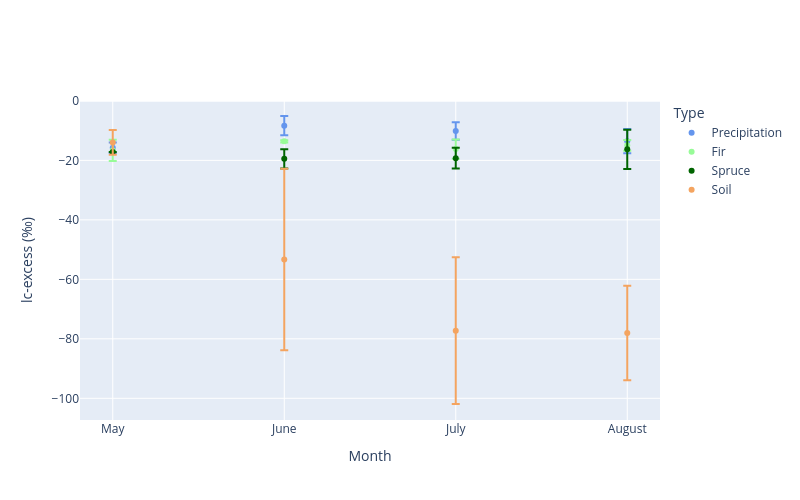
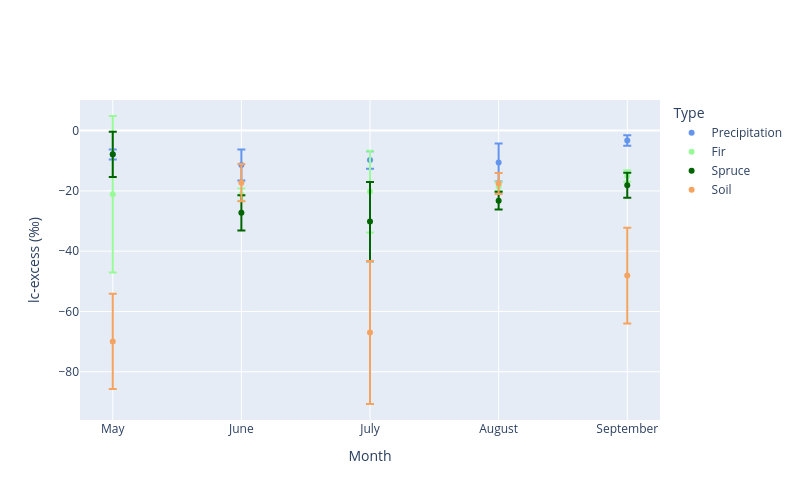

Notebook source saved alongside these figures, in order:
### Code cell
# Calculate lc-excess for each sample using the regional LMWL: δ²H = 7.48 × δ¹⁸O - 3.70
df_2021['lc-excess'] = df_2021['Delta 2H (‰)'] - (7.48 * df_2021['Delta 18O (‰)'] + 3.70)
df_2022['lc-excess'] = df_2022['Delta 2H (‰)'] - (7.48 * df_2022['Delta 18O (‰)'] + 3.70)

# Combine dataframes for analysis
df_all = pd.concat([df_2021, df_2022], ignore_index=True)

# Extract year and month for grouping
df_all['Year'] = df_all['Date'].dt.year
df_all['Month'] = df_all['Date'].dt.strftime('%m')

# Group by Year, Month, and Type, calculate mean and std of lc-excess
lc_excess_stats = df_all.groupby(['Year', 'Month', 'Type'])['lc-excess'].agg(['mean', 'std']).reset_index()

# Create separate figures for each year
for year in [2021, 2022]:
    year_data = lc_excess_stats[lc_excess_stats['Year'] == year]
    
    # Exclude October (month '10') for 2022
    if year == 2022:
        year_data = year_data[year_data['Month'] != '10']
    
    # Pivot data for plotting (columns: types, index: months)
    pivot_mean = year_data.pivot(index='Month', columns='Type', values='mean')
    pivot_std = year_data.pivot(index='Month', columns='Type', values='std').fillna(0)  # Fill NaN std with 0 for single samples
    
    # Create a Plotly figure for the current year
    fig = go.Figure()
    
    # Add traces for each type with markers and error bars, using specified colors
    if 'Water' in pivot_mean.columns:
        fig.add_trace(go.Scatter(
            x=pivot_mean.index, 
            y=pivot_mean['Water'], 
            mode='markers', 
            name='Precipitation',
            error_y=dict(type='data', array=pivot_std['Water'], visible=True),
            marker_color='cornflowerblue'
        ))
    if 'Fir' in pivot_mean.columns:
        fig.add_trace(go.Scatter(
            x=pivot_mean.index, 
            y=pivot_mean['Fir'], 
            mode='markers', 
            name='Fir',
            error_y=dict(type='data', array=pivot_std['Fir'], visible=True),
            marker_color='palegreen'
        ))
    if 'Spruce' in pivot_mean.columns:
        fig.add_trace(go.Scatter(
            x=pivot_mean.index, 
            y=pivot_mean['Spruce'], 
            mode='markers', 
            name='Spruce',
            error_y=dict(type='data', array=pivot_std['Spruce'], visible=True),
            marker_color='darkgreen'
        ))
    if 'Soil' in pivot_mean.columns:
        fig.add_trace(go.Scatter(
            x=pivot_mean.index, 
            y=pivot_mean['Soil'], 
            mode='markers', 
            name='Soil',
            error_y=dict(type='data', array=pivot_std['Soil'], visible=True),
            marker_color='#F4A460'  # Apricot orange approximation
        ))
    
    # Update layout for the current year with month names
    fig.update_layout(
        xaxis=dict(
            tickmode='array',
            tickvals=['05', '06', '07', '08', '09'],
            ticktext=['May', 'June', 'July', 'August', 'September']
        ),
        xaxis_title='Month',
        yaxis_title='lc-excess (‰)',
        legend_title='Type',
        height=500,
        width=800
    )
    
    # Show plot for the current year
    fig.show()
    path_isotopes = path_graphs + 'Isotopes/'
    fig.write_image(path_isotopes + 'ic-excess_' + str(year) + '.png', scale=8)
    fig.write_html(path_isotopes + 'ic-excess_' + str(year) + '.html', include_plotlyjs='cdn')

### Figure 1 — Plotly figure (JSON) as saved in the notebook; plotly's stock layout.template omitted (floating-point values rounded to 4 significant figures)
{"data": [{"error_y": {"array": [1.774, 3.256, 2.964, 4.086], "type": "data", "visible": true}, "marker": {"color": "cornflowerblue"}, "mode": "markers", "name": "Precipitation", "type": "scatter", "x": ["05", "06", "07", "08"], "y": [-15.73, -8.342, -10.14, -13.55]}, {"error_y": {"array": [3.566, 0.3994, 3.242, 1.798], "type": "data", "visible": true}, "marker": {"color": "palegreen"}, "mode": "markers", "name": "Fir", "type": "scatter", "x": ["05", "06", "07", "08"], "y": [-16.66, -13.61, -16.22, -14.96]}, {"error_y": {"array": [0.001697, 3.216, 3.528, 6.577], "type": "data", "visible": true}, "marker": {"color": "darkgreen"}, "mode": "markers", "name": "Spruce", "type": "scatter", "x": ["05", "06", "07", "08"], "y": [-17.18, -19.48, -19.25, -16.29]}, {"error_y": {"array": [4.135, 30.52, 24.66, 15.87], "type": "data", "visible": true}, "marker": {"color": "#F4A460"}, "mode": "markers", "name": "Soil", "type": "scatter", "x": ["05", "06", "07", "08"], "y": [-13.96, -53.31, -77.26, -78.04]}], "layout": {"height": 500, "legend": {"title": {"text": "Type"}}, "width": 800, "xaxis": {"tickmode": "array", "ticktext": ["May", "June", "July", "August", "September"], "tickvals": ["05", "06", "07", "08", "09"], "title": {"text": "Month"}}, "yaxis": {"title": {"text": "lc-excess (‰)"}}}}

### Figure 2 — Plotly figure (JSON) as saved in the notebook; plotly's stock layout.template omitted (floating-point values rounded to 4 significant figures)
{"data": [{"error_y": {"array": [1.632, 5.153, 2.907, 6.298, 1.728], "type": "data", "visible": true}, "marker": {"color": "cornflowerblue"}, "mode": "markers", "name": "Precipitation", "type": "scatter", "x": ["05", "06", "07", "08", "09"], "y": [-7.927, -11.39, -9.785, -10.57, -3.28]}, {"error_y": {"array": [25.97, 2.042, 13.56, 1.515, 1.938], "type": "data", "visible": true}, "marker": {"color": "palegreen"}, "mode": "markers", "name": "Fir", "type": "scatter", "x": ["05", "06", "07", "08", "09"], "y": [-21.13, -21.26, -20.23, -18.53, -15.07]}, {"error_y": {"array": [7.51, 5.88, 13.17, 2.938, 4.159], "type": "data", "visible": true}, "marker": {"color": "darkgreen"}, "mode": "markers", "name": "Spruce", "type": "scatter", "x": ["05", "06", "07", "08", "09"], "y": [-7.87, -27.29, -30.18, -23.24, -18.12]}, {"error_y": {"array": [15.8, 6.19, 23.72, 3.472, 15.88], "type": "data", "visible": true}, "marker": {"color": "#F4A460"}, "mode": "markers", "name": "Soil", "type": "scatter", "x": ["05", "06", "07", "08", "09"], "y": [-69.93, -17.28, -66.98, -17.53, -48.09]}], "layout": {"height": 500, "legend": {"title": {"text": "Type"}}, "width": 800, "xaxis": {"tickmode": "array", "ticktext": ["May", "June", "July", "August", "September"], "tickvals": ["05", "06", "07", "08", "09"], "title": {"text": "Month"}}, "yaxis": {"title": {"text": "lc-excess (‰)"}}}}
